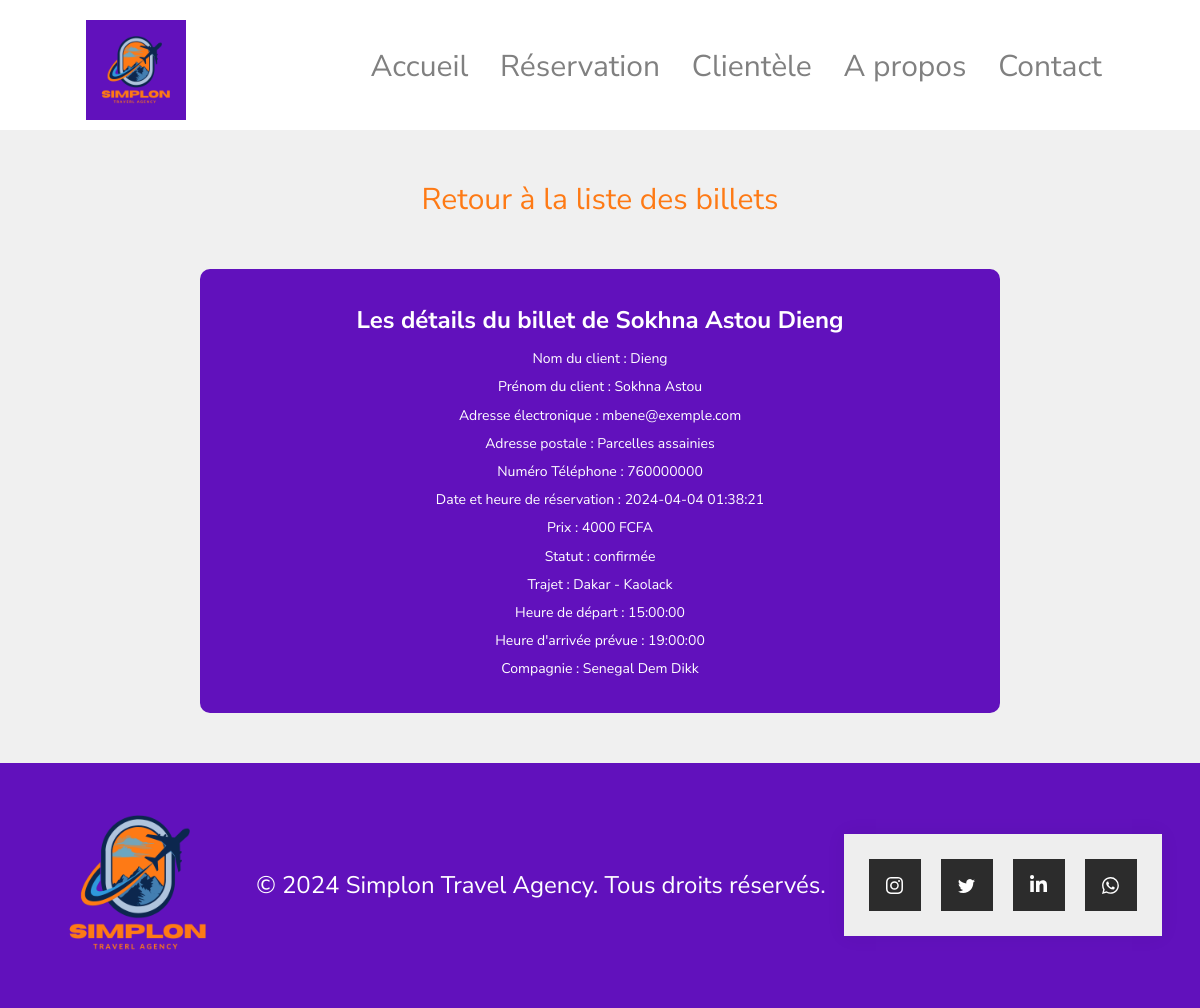
Screenshot of /detail.php?id=2 with the database file from the repository.
### tables this page shows
CREATE TABLE `billets` (
  `id` int(11) NOT NULL,
  `date_heure_reservation` datetime NOT NULL,
  `statut` enum('confirmée','en attente','annulée') NOT NULL,
  `id_client` int(11) NOT NULL,
  `id__trajet` int(11) NOT NULL
);

CREATE TABLE `clients` (
  `id` int(11) NOT NULL,
  `nom` varchar(30) NOT NULL,
  `prenom` varchar(30) NOT NULL,
  `email` varchar(50) NOT NULL,
  `adresse` varchar(100) NOT NULL,
  `telephone` int(15) NOT NULL
);

CREATE TABLE `trajets` (
  `id` int(11) NOT NULL,
  `trajet` varchar(50) NOT NULL,
  `heure_depart` time NOT NULL,
  `heure_arrivee` time NOT NULL,
  `compagnie` varchar(50) NOT NULL,
  `prix` int(11) NOT NULL
);

### config.php (called while the page is built, shortened)
<?php
require_once("billet.class.php");
try {
    $connection = new PDO(DSN, USER, PASSWORD);
    $date = '';
    $statut = '';
    $id_client = 0;
    $id__trajet = 0;
    $billet = new Billet($connection, $date, $statut, $id_client, $id__trajet);
} catch (PDOException $erreur) {
    die('Erreur de connexion : ' . $erreur->getMessage());
}

### billet.class.php (called while the page is built, shortened)
<?php
class Billet implements Ibillet
{
    private $connection;
    public function __construct($connection, $date_heure_reservation, $statut, $id_client, $id__trajet)
    {
        $this->connection = $connection;
    }
    public function afficherDetails($id)
    {
        try {
            $sql = "SELECT * FROM billets JOIN clients ON billets.id_client = clients.id JOIN trajets ON trajets.id = billets.id__trajet WHERE billets.id= :id";
            $req = $this->connection->prepare($sql);
            $req->bindValue(':id', $id);
            $req->execute();
            $details = $req->fetch(PDO::FETCH_ASSOC);
            return $details;
        } catch (PDOException $erreur) {
            die("Erreur !: " . $erreur->getMessage() . "<br/>");
        }
    }
}

### detail.php (the view, shortened to what this page needs)
<?php
require_once("config.php");
$id = isset($_GET['id']) ? intval($_GET['id']) : null;
$detail_billet = $billet->afficherDetails($id);
?>
<?php require('header.php') ?>
<div class="container">
    <div class="billet-container">
        <a href="index.php" class="retour-link">Retour à la liste des billets</a>
        <div class="billet">
            <h1 class="billet-title">Les détails du billet de <?= ucfirst($detail_billet['prenom']); ?> <?= ucfirst($detail_billet['nom']); ?></h1>
            <ul class="billet-details">
                <li>
                    Nom du client : <?= $detail_billet['nom']; ?>
                </li>
                <li>
                    Prénom du client : <?= $detail_billet['prenom']; ?>
                </li>
                <li>
                    Adresse électronique : <?= $detail_billet['email']; ?>
                </li>
                <li>
                    Adresse postale : <?= $detail_billet['adresse']; ?>
                </li>
                <li>
                    Numéro Téléphone : <?= $detail_billet['telephone']; ?>
                </li>
                <li>
                    Date et heure de réservation : <?= $detail_billet['date_heure_reservation']; ?>
                </li>
                <li>
                    Prix : <?= $detail_billet['prix']; ?> FCFA
                </li>
                <li>
                    Statut : <?= $detail_billet['statut']; ?>
                </li>
                <li>
                    Trajet : <?= $detail_billet['trajet']; ?>
                </li>
                <li>
                    Heure de départ : <?= $detail_billet['heure_depart']; ?>
                </li>
                <li>
                    Heure d'arrivée prévue : <?= $detail_billet['heure_arrivee']; ?>
                </li>
                <li>
                    Compagnie : <?= $detail_billet['compagnie']; ?>
                </li>
            </ul>
        </div>
    </div>
</div>
<?php require('footer.php') ?>

### style/header-footer.css (style rules this page uses)
body { background-color: #F0F0F0; font-family: 'Nunito Sans', sans-serif; font-size: 14px; color: black; margin: 0; line-height: 1.3; }
a { color: inherit; text-decoration: none; }
.container { max-width: 800px; margin: 0 auto; text-align: center; }

### style/index.css (style rules this page uses)
body { background-color: #F0F0F0; font-family: 'Nunito Sans', sans-serif; font-size: 14px; color: black; margin: 0; line-height: 1.3; }
.container { padding: 0 15px; max-width: 1080px; margin-left: auto; margin-right: auto; }

### style/create.css (style rules this page uses)
body { background-color: #f0f0f0; font-family: "Nunito Sans", sans-serif; font-size: 14px; color: black; margin: 0; line-height: 1.3; }

### style/detail.css (style rules this page uses)
.billet-container { max-width: 800px; margin: 0 auto; }
.retour-link { color: #fe7a15; text-decoration: none; margin-bottom: 50px; display: inline-block; font-size: 30px; margin-top: 50px; }
.billet { background-color: #6111bc; color: white; border-radius: 10px; padding: 20px; margin-bottom: 20px; }
.billet-title { font-size: 24px; margin-bottom: 10px; }
.billet-details { list-style: none; padding-left: 0; }
.billet-details li { margin-bottom: 10px; }
.billet-details li:last-child { margin-bottom: 0; }

### rows the page displays
billets: id_client.prenom "Sokhna Astou", id_client.nom "Dieng", id_client.email "mbene@exemple.com", id_client.adresse "Parcelles assainies", id_client.telephone "760000000", date_heure_reservation "2024-04-04 01:38:21", id__trajet.prix "4000", statut "confirmée", id__trajet.trajet "Dakar - Kaolack", id__trajet.heure_depart "15:00:00", id__trajet.heure_arrivee "19:00:00", id__trajet.compagnie "Senegal Dem Dikk"
